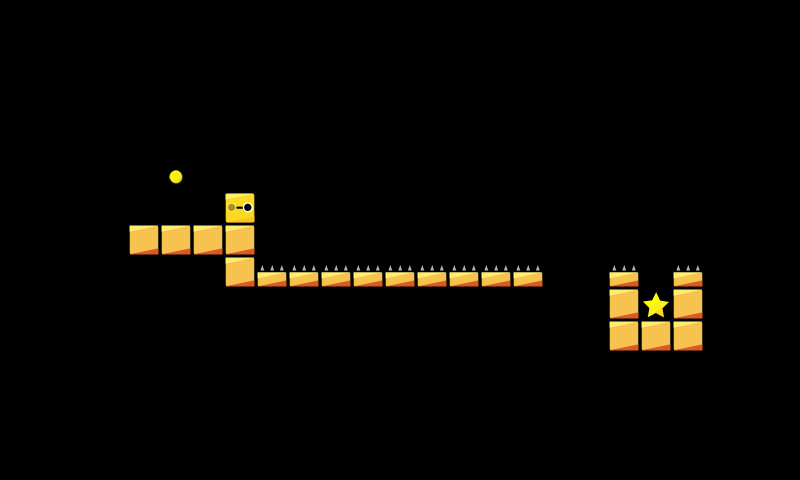

Rendered tile map (Tiled .tmx) drawn with the repository's tilesets; below, a short description and the map source with its tile grids summarised:
An orthogonal 25x15 tile map with 32x32 px tiles, 1 tile layer (map).

<map version="1.0" orientation="orthogonal" renderorder="right-down" width="25" height="15" tilewidth="32" tileheight="32" nextobjectid="7">
 <tileset firstgid="1" name="map_tiles" tilewidth="32" tileheight="32">
  <image source="../../img/map_tiles.png" width="480" height="480" />
 </tileset>
 <layer name="map" width="25" height="15">
  <data>[375 cells, 24 non-empty, 5 distinct tile ids]</data>
 </layer>
 <objectgroup name="Object Layer 1" />
</map>
